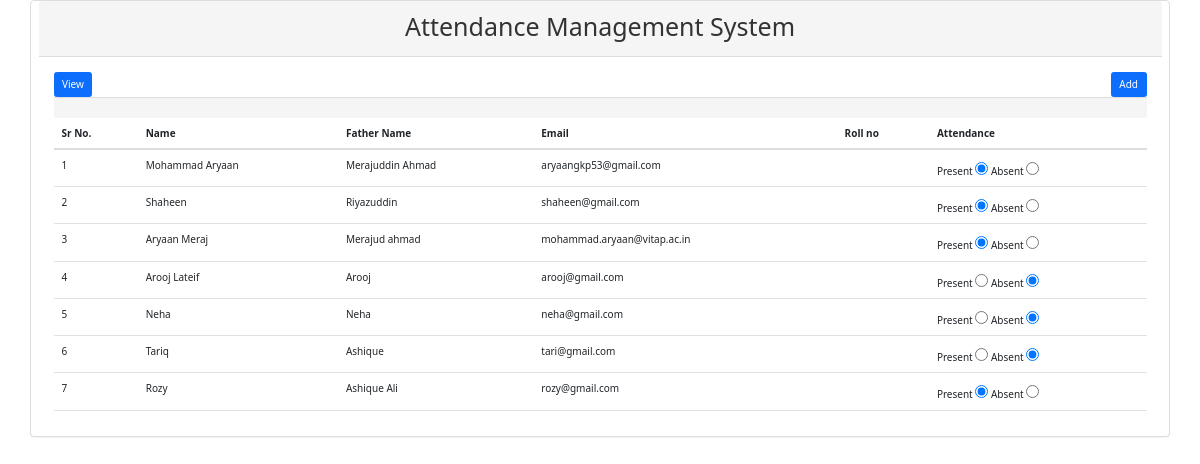
The page /viewp.php?date=31-12-21 on the database its author committed.
### tables this page shows
CREATE TABLE `attendance` (
  `at_id` int(11) NOT NULL,
  `value` varchar(50) NOT NULL,
  `reg_id` int(11) NOT NULL,
  `date` varchar(30) NOT NULL DEFAULT current_timestamp()
);

CREATE TABLE `stud` (
  `reg_id` int(11) NOT NULL,
  `name` varchar(50) NOT NULL,
  `fname` varchar(50) NOT NULL,
  `email` varchar(100) NOT NULL
);

### viewp.php (the view, shortened to what this page needs)
<?php include_once('connection.php'); ?>
<!DOCTYPE html>
<html lang="en">
<head>
 <link href="https://cdn.jsdelivr.net/npm/bootstrap@5.1.3/dist/css/bootstrap.min.css" rel="stylesheet">
<link rel="stylesheet" href="bootstrap/bootstrap.min.css">
  <link rel="stylesheet" href="https://maxcdn.bootstrapcdn.com/bootstrap/3.4.1/css/bootstrap.min.css">
 <link href="https://cdn.jsdelivr.net/npm/bootstrap@5.1.3/dist/css/bootstrap.min.css" rel="stylesheet">
</head>
<body>
 <div class="panel panel-default container">
  <div class="panel-heading">
    <h1 style="text-align : center">Attendance Management System</h1>
  </div>
  <div class="panel-body">
   <a href="#" class="btn btn-primary">View</a>
   <a href="add.php" class="btn btn-primary pull-right" style="float:right">Add</a>
  <form method="post">
     <div class="table-responsive">
  <table class="table">
   <thead>
   <tr>
    <th>Sr No.</th>
    <th>Name</th>
    <th>Father Name</th>
    <th>Email</th>
    <th>Roll no</th>
    <th>Attendance</th>
   </tr>
   </thead>
     <?php
     if($_GET['date']){
      $date = $_GET['date'];
      $query = "select stud.*,attendance.* from attendance
      inner join stud on attendance.reg_id=stud.reg_id and attendance.date = '$date'";
      $result = $link->query($query);
      if($result->num_rows>0){
       $i=0;
       while($val=$result->fetch_assoc()){
         $i++;
     ?>
   <tr>
    <td><?php echo $i; ?></td>
    <td><?php echo $val['name']; ?></td>
     <td><?php echo $val['fname']; ?></td>
      <td><?php echo $val['email']; ?></td>
      <td><?php echo $val['roll']; ?></td>
      <td>
       Present <input type="radio" value="Present"
       <?php
         if($val['value']=='Present')
         echo 'checked';
       ?>
       >
       Absent <input type="radio" value="Absent"
       <?php
         if($val['value']=='Absent')
         echo 'checked';
       ?>
       >
      </td>
   </tr>
      <?php }}} ?>
       </div>
  </div>
  <div class="panel-footer">
  </div>
 </div>
</body>
</html>

### rows shown on the page
attendance: reg.name "Mohammad Aryaan", reg.fname "Merajuddin Ahmad", reg.email "aryaangkp53@gmail.com", value "☑"
attendance: reg.name "Shaheen", reg.fname "Riyazuddin", reg.email "shaheen@gmail.com", value "☑"
attendance: reg.name "Aryaan Meraj", reg.fname "Merajud ahmad", reg.email "mohammad.aryaan@vitap.ac.in", value "☑"
attendance: reg.name "Arooj Lateif", reg.fname "Arooj", reg.email "arooj@gmail.com", value "☑"
attendance: reg.name "Neha", reg.fname "Neha", reg.email "neha@gmail.com", value "☑"
attendance: reg.name "Tariq", reg.fname "Ashique", reg.email "tari@gmail.com", value "☑"
attendance: reg.name "Rozy", reg.fname "Ashique Ali", reg.email "rozy@gmail.com", value "☑"
